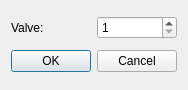
<?xml version="1.0" encoding="UTF-8"?>
<ui version="4.0">
 <class>Dialog</class>
 <widget class="QDialog" name="Dialog">
  <property name="geometry">
   <rect>
    <x>0</x>
    <y>0</y>
    <width>176</width>
    <height>90</height>
   </rect>
  </property>
  <property name="windowTitle">
   <string>Toggle Valve</string>
  </property>
  <layout class="QVBoxLayout" name="verticalLayout">
   <item>
    <layout class="QHBoxLayout" name="horizontalLayout">
     <item>
      <widget class="QLabel" name="label">
       <property name="text">
        <string>Valve:</string>
       </property>
      </widget>
     </item>
     <item>
      <widget class="QSpinBox" name="spinBoxValve">
       <property name="minimum">
        <number>1</number>
       </property>
       <property name="value">
        <number>1</number>
       </property>
      </widget>
     </item>
    </layout>
   </item>
   <item>
    <widget class="QDialogButtonBox" name="buttonBox">
     <property name="orientation">
      <enum>Qt::Horizontal</enum>
     </property>
     <property name="standardButtons">
      <set>QDialogButtonBox::Cancel|QDialogButtonBox::Ok</set>
     </property>
    </widget>
   </item>
  </layout>
 </widget>
 <resources/>
 <connections>
  <connection>
   <sender>buttonBox</sender>
   <signal>accepted()</signal>
   <receiver>Dialog</receiver>
   <slot>accept()</slot>
   <hints>
    <hint type="sourcelabel">
     <x>248</x>
     <y>254</y>
    </hint>
    <hint type="destinationlabel">
     <x>157</x>
     <y>274</y>
    </hint>
   </hints>
  </connection>
  <connection>
   <sender>buttonBox</sender>
   <signal>rejected()</signal>
   <receiver>Dialog</receiver>
   <slot>reject()</slot>
   <hints>
    <hint type="sourcelabel">
     <x>316</x>
     <y>260</y>
    </hint>
    <hint type="destinationlabel">
     <x>286</x>
     <y>274</y>
    </hint>
   </hints>
  </connection>
 </connections>
</ui>
